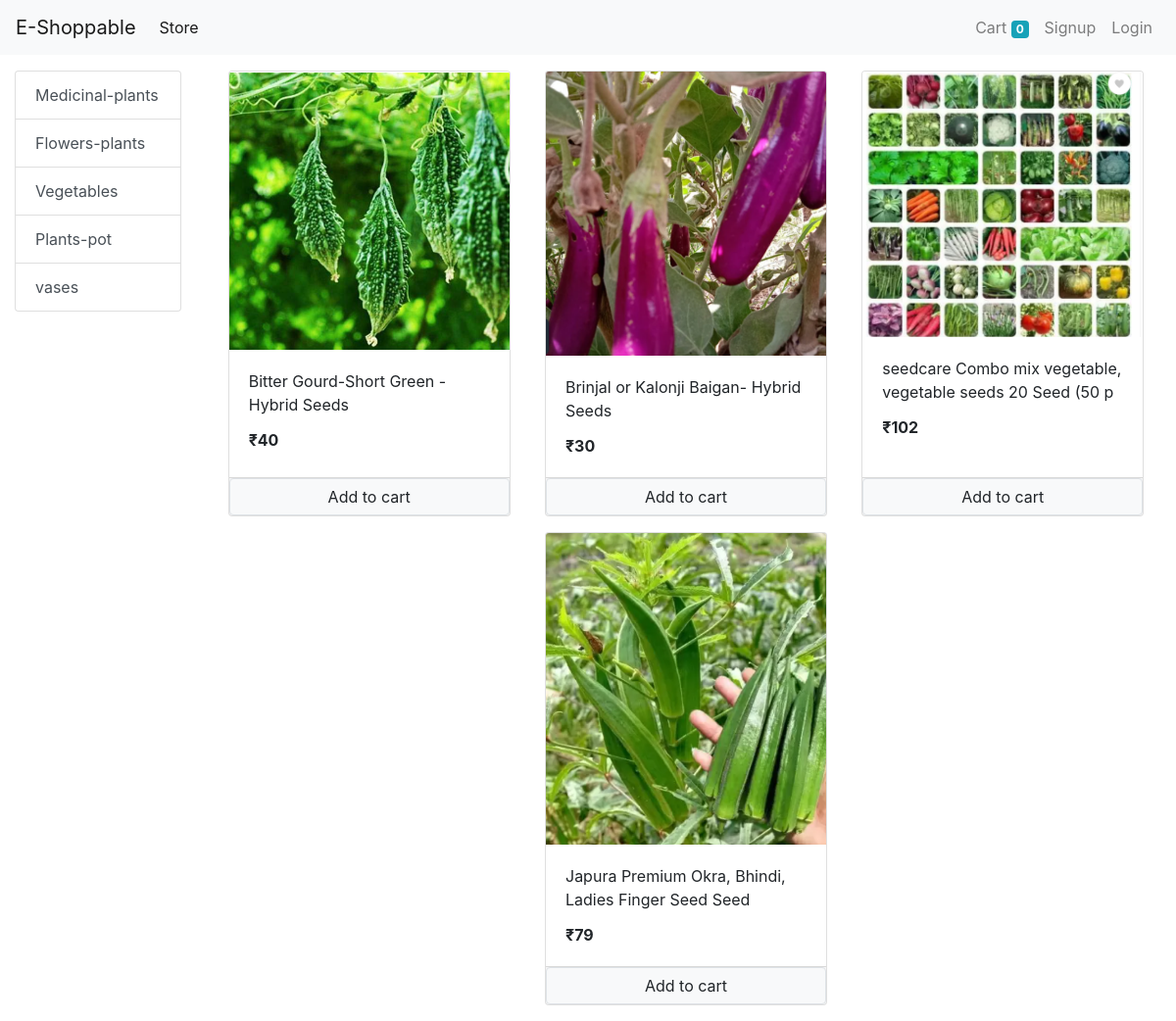
Screenshot of /?category=3 with the database file from the repository.
### store/models/category.py (models this page shows, shortened)
class Category(models.Model):
    name = models.CharField(max_length=30)
    @staticmethod
    def get_all_categories():
        return Category.objects.all()

### store/models/product.py (models this page shows, shortened)
class Product(models.Model):
    name = models.CharField(max_length=60)
    category = models.ForeignKey(Category, on_delete= models.CASCADE, default=1)
    price = models.IntegerField(default=0)
    description = models.CharField(max_length=700 ,default='',null=True,blank=True)
    image = models.ImageField(upload_to='uploads/products/')
    @staticmethod
    def get_all_products_by_categoryid(category_id):
        if category_id:
            return Product.objects.filter(category = category_id);
        else:
            return Product.get_all_products();

### store/views/home.py (the view, shortened to what this page needs)
# urls.py: path('',Index.as_view(), name='homepage'),
class Index(View):
   def get(self, request):
      cart = request.session.get('cart')
      if not cart:
         request.session['cart'] = {}
      products = None
      categories = Category.get_all_categories()
      categoryId = request.GET.get('category')
      if categoryId:
         products = Product.get_all_products_by_categoryid(categoryId)
      else:
         products = Product.get_all_products()
      data = {}
      data['products'] = products
      data['categories'] = categories
      print('you are :', request.session.get('email'))
      return render(request, 'index.html', data)

### store/templatetags/cart.py (called while the page is built)
@register.filter(name='is_in_cart')
def is_in_cart(product , cart):
    keys = cart.keys()
    for id in keys:
        if int(id) == product.id:
            return True
    return False;

### store/templatetags/custom_filter.py (called while the page is built)
@register.filter(name='currency')
def currency(number):
    return "₹"+str(number)

### store/templates/index.html (shortened to what this page needs)
{% extends 'base.html' %}
{% block content %}
{% load cart %}
{% load custom_filter %}
<div class="container-fluid mt-3">
  <div class="row">
    <div class="col-lg-2 mx-auto">
      <div class="list-group">
        {% for category in categories %}
        <a href="/?category={{category.id}}" class="list-group-item list-group-item-action ">{{category.name}}</a>
        {% endfor %}
      </div>
    </div>
    <div id="products" class="col-lg-10 mx-auto">
      <div class="row mx-auto">
        {% for product in products %}
        <div class="card mx-auto mb-3" id="{{product.id}}" style="width: 18rem;">
          <img class="card-img-top" src="{{product.image.url}}" alt="Card image cap">
          <div class="card-body">
            <p class="card-title">{{product.name}}</p>
            <p class="card-text"><b>{{product.price|currency}}</b></p>
          </div>
          <div class="card-footer p-0">
            {% if product|is_in_cart:request.session.cart %}
            <div class="row no-gutters">
              <form action="/#{{product.id}}" method="post" class="col-2">
                {% csrf_token %}
                <input hidden type="text" name="product" value="{{product.id}}">
                <input hidden type="text" name="remove" value="True">
                <input type="submit" value=" - " class="btn btn-block btn-secondary">
              </form>
              <div class="text-center col">{{product|cart_quantity:request.session.cart}}in cart</div>
              <form action="/#{{product.id}}" method="post" class="col-2">
                {% csrf_token %}
                <input hidden type="text" name="product" value="{{product.id}}">
                <input type="submit" value=" + " class="btn btn-block btn-secondary">
              </form>
            </div>
            {% else %}
            <form action="/#{{product.id}}" method="POST" class="btn-block">
              <input type="submit" class="float-right btn btn-light border form-control" value="Add to cart">
            </form>
            {% endif %}
          </div>
        </div>
      {% endfor %}
      </div>
    </div>
  </div>
</div>
{% endblock %}

### rows the page displays
Category: name "Medicinal-plants"
Category: name "Flowers-plants"
Category: name "Vegetables"
Category: name "Plants-pot"
Category: name "vases"
Product: {{ product.id }} 18 (drawn), image (picture), name "Bitter Gourd-Short Green - Hybrid Seeds", price "₹40"
Product: image (picture), name "Brinjal or Kalonji Baigan- Hybrid Seeds", price "₹30"
Product: image (picture), name "seedcare Combo mix vegetable, vegetable seeds 20 Seed (50 p", price "₹102"
Product: image (picture), name "Japura Premium Okra, Bhindi, Ladies Finger Seed Seed", price "₹79"

### other values shown
{{ request.session.cart.keys|length }} "0"
